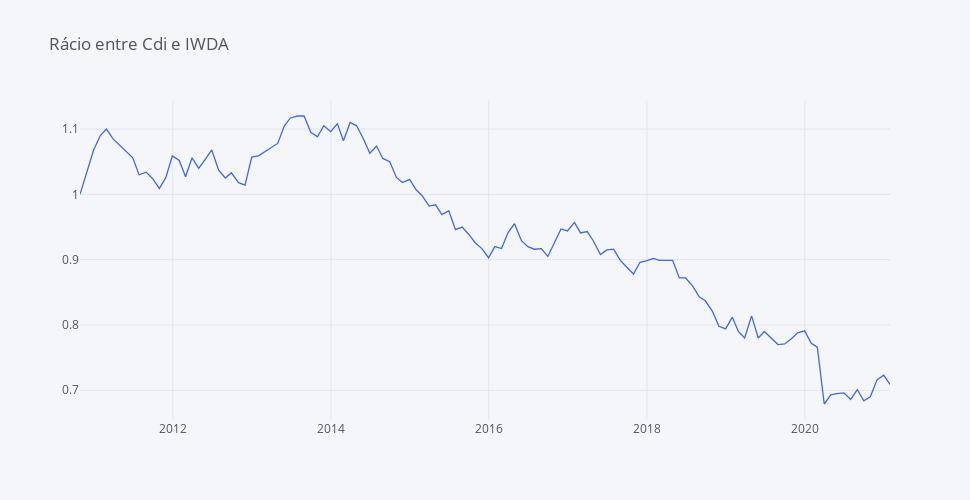

Notebook code cell kept with this figure:
### Code cell
round(fundos_norm['Cdi'] / fundos_norm['IWDA'], 3).iplot(yTitle='', title='Rácio entre Cdi e IWDA',
                                                         colors=['royalblue', 'orange', 'dimgray'], dimensions = dimensions)
